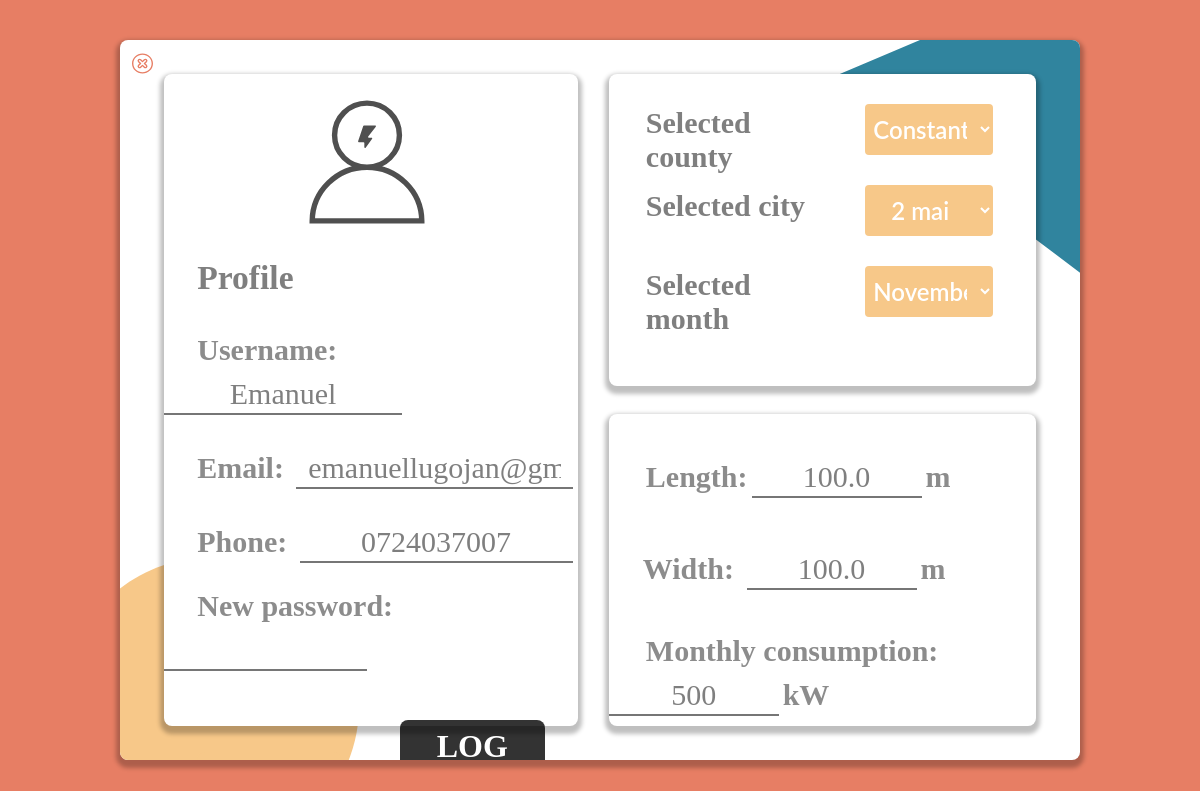
The app's page /profile (signed in), older data.
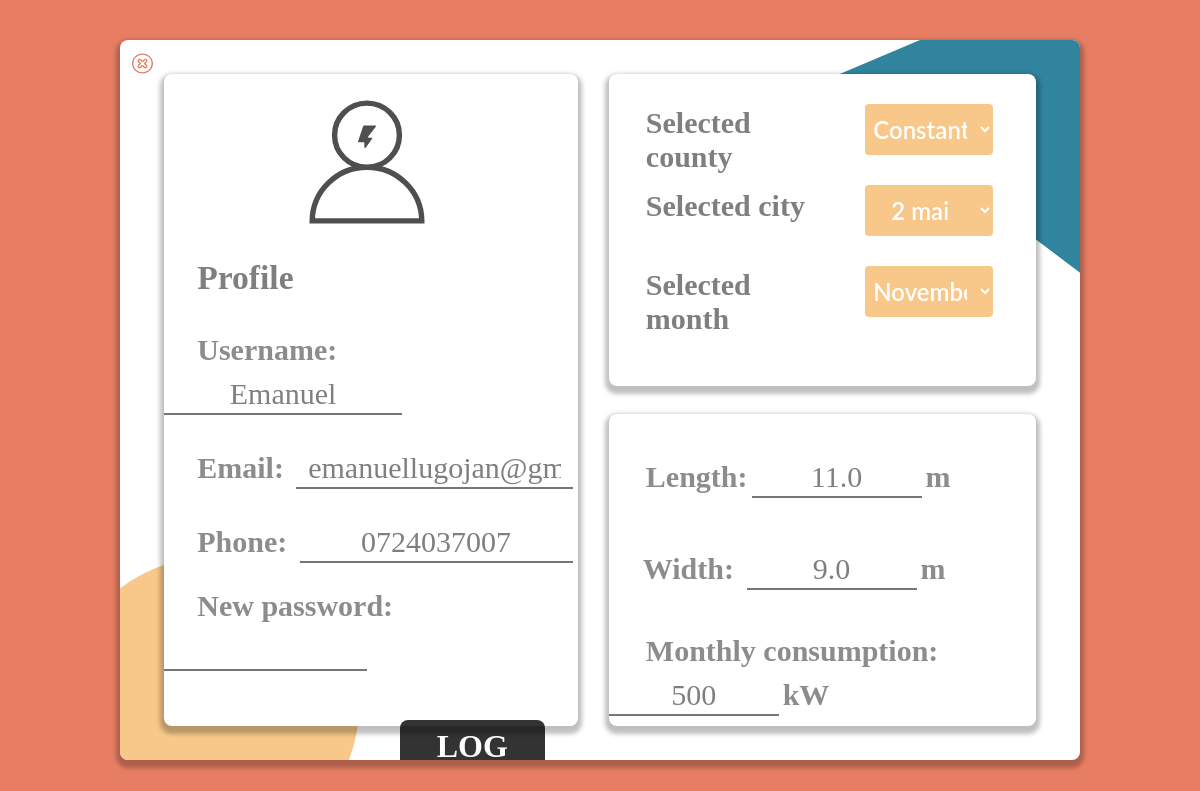
The same page, newer data.
### website/models.py (models this page shows)
class User(db.Model, UserMixin):
    id = db.Column(db.Integer, primary_key=True)
    name = db.Column(db.String(150))
    email = db.Column(db.String(150), unique=True)
    password = db.Column(db.String(150))
    phone = db.Column(db.String(150))
    county = db.Column(db.String(150))
    city = db.Column(db.String(150))
    roof_length = db.Column(db.Float)
    roof_width = db.Column(db.Float)
    month = db.Column(db.String(150))
    consumption = db.Column(db.Integer)

### website/views.py (the view, shortened to what this page needs)
@views.route('/profile', methods=['POST', 'GET'])
def profile():
    data = request.form
    return render_template('profile.html', user=current_user, show_system=False )

### website/__init__.py (called while the page is built)
def create_app():
   app = Flask(__name__)
   app.config['SQLALCHEMY_TRACK_MODIFICATIONS'] = False
   app.config['SECRET_KEY'] = 'abcd1234'
   app.config['SQLALCHEMY_DATABASE_URI'] = f'sqlite:///{DB_NAME}'
   db.init_app(app)
   from .views import views
   from .auth import auth
   app.register_blueprint(views, url_prefix='/')
   app.register_blueprint(auth, url_prefix='/')
   from . import models
   create_database(app)
   login_manager = LoginManager()
   login_manager.login_view = 'auth.login'
   login_manager.init_app(app)
   @login_manager.user_loader
   def load_user(id):
      try:
         id = int(id)
         return models.User.query.get(int(id))
      except:
         pass
   return app

### website/templates/profile.html (shortened to what this page needs)
<!DOCTYPE html>
<html lang="en">
<head>
    <link rel="stylesheet" type="text/css" href = "{{ url_for('static',filename='assets/css/profile.css') }}"/>
</head>
<body style=background:#e77e64;>
    <div class="wrapper">
        <div class="Rectangle-65">
            <a href="/"><img src = "{{ url_for('static',filename='assets/img/cancel-svgrepo-com 1.svg') }}" class="Exit"></a>
            <div class="Rectangle-62">
                <img class="Frame" src = "{{ url_for('static',filename='assets/img/frame2.svg') }}">
                <span class="profile2">
                  Profile
                </span>
                <br>
                <br>
                <br>
                <span class="Surface Text-Style-23">Username:</span>
                <input style="width: 57.5%;" name="get_name" type="text" id="get_name" name="get_name" value="{{user.name}}" onchange="get_name()">
                <br>
                <br>
                <span class="Surface Text-Style-23">Email:</span>
                <input style="width: 67%;" name="get_email"  type="text" id="get_email" name="get_email" value="{{user.email}}" onchange="get_email()">
                <br>
                <br>
                <span class="Surface Text-Style-23">Phone:</span>
                <input style="width: 66%;" name="get_phone" type="text" id="get_phone" name="get_phone" value="{{user.phone}}" onchange="get_phone()">
                <br>
                <br>
                <span class="Surface Text-Style-23">New password:</span>
                <input style="width: 49%;"  type="text" id="get_password" name="get_password" value="" onchange="get_password()">
                <br>
                <br>
                <br>
                <br>
                <div class="block">
            <a  class="save" onclick="save_changes()">SAVE<img class="check" src = "{{ url_for('static',filename='assets/img/check-svgrepo-com 1.svg') }}"></a>
            <a href="/logout" class="logout">LOG OUT<imgclass="log" src = "{{ url_for('static',filename='assets/img/log-out-svgrepo-com 1.svg') }}"></a>
                </div>
            </div>
            <div class="Rectangle-63">
                <span class="Selected-county">
                  Selected county
                </span>
        <form method='POST'>
            <select class="s1" name="county" id="counties" onchange="cities_func('')">
                <script>
                    function counties(){
                        keys = Object.keys(orase)
                        console.log(keys.length)
                        console.log('here')
                        var min = 12,
                        max = 100,
                        select = document.getElementById('counties');
                        old_county = document.getElementById('get_county').value
                        for (var i = 0; i<keys.length; i++){
                            var opt = document.createElement('option');
                            opt.value = keys[i];
                            opt.innerHTML = keys[i];
                            if (opt.value == old_county){
                                opt.selected = true
                            }
                            select.appendChild(opt);
                        }
                    }
                </script>
            </select>
                <span class="Selected-city">
                  Selected city
                </span>
            <select class="s1" name="city" id="cities">
                <script>
                    window.onload = function(){
                        counties();
                        cities_func('');
                        gen_months();
                    };
                  function cities_func(county_param){
                      selected_county = document.getElementById('counties').selectedOptions[0];
                      county = selected_county.value;
                      if (county_param == 'Alba'){
                            county = 'Alba'
                      }
                      old_city = document.getElementById('get_city').value
                      console.log('BOOM')
                      console.log(county_param)
                      cities = orase[county];
                      select = document.getElementById('cities');
                      while (select.firstChild) {
                          select.removeChild(select.firstChild)
                      }
                      for(let i=0; i<cities.length; i++){
                          var opt = document.createElement('option');
                              opt.value = cities[i];
                              opt.innerHTML = cities[i];
                              if (opt.value == old_city){
                                  opt.selected = true
                              }
                              select.appendChild(opt);
                      }
                  }
                </script>
            </select>
        <span class="Selected-county">
            Selected month
          </span>
      <select class="s1 form" name="month" id="month">
            <script>
                function gen_months(){
                    select = document.getElementById('month');
                    while (select.firstChild) {
                        select.removeChild(select.firstChild);
                    }
                    all_months = ['January', 'February', 'March', 'April', 'May', 'June', 'July', 'August', 'September', 'October', 'November', 'December'];
                    user_month = document.getElementById('get_month').value;
                    console.log(user_month)
                    for(let i=0; i<12; i++){
                        var opt = document.createElement('option');
                            opt.value = all_months[i];
                            opt.innerHTML = all_months[i];
                            if (opt.value == user_month){
                                opt.selected = true;
                            }
                            select.appendChild(opt);
                    }
                }
            </script>
      </select>
            </div>
            <div class="Rectangle-64">
                <br><br>
                <span class="Surface Text-Style-21">Length:</span>
                <input type="text" id="surface" name="roof_length" value="{{user.roof_length}}">
            <span class="Text-Style-22">m</span>
                <br><br><br>
                <span class="Surface Text-Style-23">Width:</span>
                <input type="text" id="surface" name="roof_width" value="{{user.roof_width}}">
            <span class="Text-Style-22">m</span>
                <br><br><br>
                <span class="Surface Text-Style-21">Monthly consumption:</span>
                <input type="text" id="surface" name="consumption" value="{{user.consumption}}">
            <span class="Text-Style-22">kW</span>
            </div>
        </div>
    </div>
</body>
</html>

Row changes from the older to the newer data that the page shows:
changed User "Emanuel": roof_length "100.0" → "11.0"; roof_width "100.0" → "9.0"
